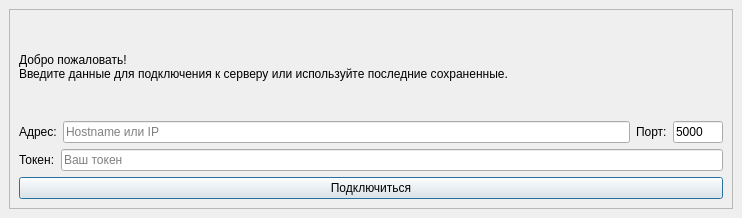
<?xml version="1.0" encoding="UTF-8"?>
<ui version="4.0">
 <class>Launch</class>
 <widget class="QMainWindow" name="Launch">
  <property name="geometry">
   <rect>
    <x>0</x>
    <y>0</y>
    <width>742</width>
    <height>218</height>
   </rect>
  </property>
  <property name="windowTitle">
   <string>hubM Admin Panel Connect</string>
  </property>
  <property name="windowIcon">
   <iconset>
    <normaloff>:/res/icon_connect</normaloff>:/res/icon_connect</iconset>
  </property>
  <widget class="QWidget" name="centralwidget">
   <layout class="QGridLayout" name="gridLayout">
    <item row="0" column="0">
     <widget class="QFrame" name="frame">
      <property name="frameShape">
       <enum>QFrame::Shape::StyledPanel</enum>
      </property>
      <property name="frameShadow">
       <enum>QFrame::Shadow::Raised</enum>
      </property>
      <layout class="QVBoxLayout" name="verticalLayout_4">
       <item>
        <widget class="QLabel" name="label_5">
         <property name="text">
          <string>&lt;html&gt;&lt;head/&gt;&lt;body&gt;&lt;p&gt;Добро пожаловать!&lt;br/&gt;Введите данные для подключения к серверу или используйте последние сохраненные.&lt;/p&gt;&lt;/body&gt;&lt;/html&gt;</string>
         </property>
        </widget>
       </item>
       <item>
        <layout class="QVBoxLayout" name="verticalLayout_5">
         <item>
          <layout class="QVBoxLayout" name="verticalLayout_6">
           <item>
            <layout class="QHBoxLayout" name="horizontalLayout_3">
             <item>
              <widget class="QLabel" name="label_6">
               <property name="text">
                <string>Адрес:</string>
               </property>
              </widget>
             </item>
             <item>
              <widget class="QLineEdit" name="le_address">
               <property name="placeholderText">
                <string>Hostname или IP</string>
               </property>
              </widget>
             </item>
             <item>
              <widget class="QLabel" name="label_7">
               <property name="text">
                <string>Порт:</string>
               </property>
              </widget>
             </item>
             <item>
              <widget class="QLineEdit" name="le_tcp_port">
               <property name="maximumSize">
                <size>
                 <width>50</width>
                 <height>16777215</height>
                </size>
               </property>
               <property name="text">
                <string>5000</string>
               </property>
              </widget>
             </item>
            </layout>
           </item>
           <item>
            <layout class="QHBoxLayout" name="horizontalLayout_4">
             <item>
              <widget class="QLabel" name="label_8">
               <property name="text">
                <string>Токен:</string>
               </property>
              </widget>
             </item>
             <item>
              <widget class="QLineEdit" name="le_token">
               <property name="text">
                <string/>
               </property>
               <property name="echoMode">
                <enum>QLineEdit::EchoMode::PasswordEchoOnEdit</enum>
               </property>
               <property name="placeholderText">
                <string>Ваш токен</string>
               </property>
              </widget>
             </item>
            </layout>
           </item>
          </layout>
         </item>
         <item>
          <widget class="QPushButton" name="btn_connect">
           <property name="text">
            <string>Подключиться</string>
           </property>
           <property name="checkable">
            <bool>false</bool>
           </property>
           <property name="autoDefault">
            <bool>true</bool>
           </property>
           <property name="default">
            <bool>true</bool>
           </property>
          </widget>
         </item>
        </layout>
       </item>
      </layout>
     </widget>
    </item>
   </layout>
  </widget>
 </widget>
 <tabstops>
  <tabstop>le_address</tabstop>
  <tabstop>le_tcp_port</tabstop>
  <tabstop>le_token</tabstop>
  <tabstop>btn_connect</tabstop>
 </tabstops>
 <resources/>
 <connections/>
</ui>
